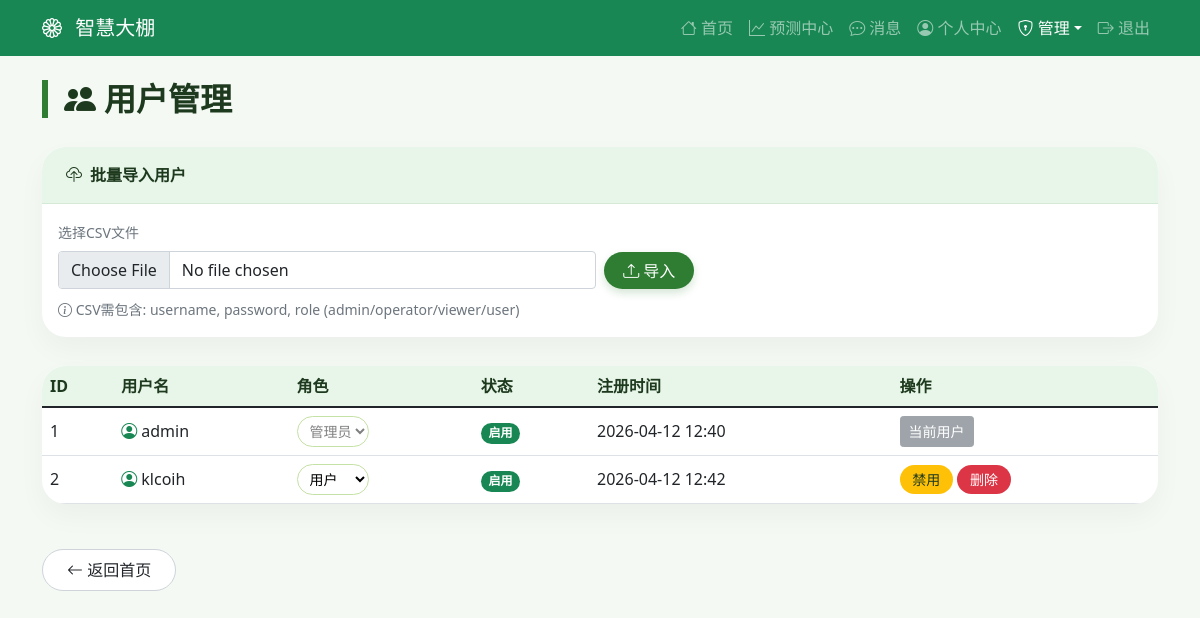
The app's page /admin/users (signed in) with its own data.
### app.py (models this page shows, shortened)
class User(UserMixin, db.Model):
    id = db.Column(db.Integer, primary_key=True)
    username = db.Column(db.String(80), unique=True, nullable=False)
    password_hash = db.Column(db.String(200), nullable=False)
    status = db.Column(db.String(20), default='active')
    role = db.Column(db.String(20), default='user')
    created_at = db.Column(db.DateTime, default=datetime.utcnow)

### app.py (the view)
@app.route('/admin/users')
@login_required
@admin_required
def admin_users():
    users = User.query.order_by(User.id).all()
    return render_template('admin_users.html', users=users)

### app.py (called while the page is built)
@login_manager.user_loader
def load_user(user_id):
    return User.query.get(int(user_id))

def admin_required(f):
    @wraps(f)
    def decorated_function(*args, **kwargs):
        if not current_user.is_authenticated:
            return redirect(url_for('login'))
        if current_user.role != 'admin':
            abort(403)
        return f(*args, **kwargs)
    return decorated_function

### templates/admin_users.html (shortened to what this page needs)
<!DOCTYPE html>
<html lang="zh">
<head>
    <link href="https://cdn.jsdelivr.net/npm/bootstrap@5.1.3/dist/css/bootstrap.min.css" rel="stylesheet">
    <link rel="stylesheet" href="https://cdn.jsdelivr.net/npm/bootstrap-icons@1.11.3/font/bootstrap-icons.min.css">
</head>
<body>
<nav class="navbar navbar-expand-lg navbar-dark bg-success">
    <div class="container">
        <a class="navbar-brand" href="{{ url_for('home') }}"><i class="bi bi-flower1"></i> 智慧大棚</a>
        <div class="collapse navbar-collapse" id="navbarNav">
            <ul class="navbar-nav ms-auto">
                <li class="nav-item"><a class="nav-link" href="{{ url_for('home') }}"><i class="bi bi-house"></i> 首页</a></li>
                <li class="nav-item"><a class="nav-link" href="{{ url_for('predict_center') }}"><i class="bi bi-graph-up"></i> 预测中心</a></li>
                <li class="nav-item"><a class="nav-link" href="{{ url_for('messages') }}"><i class="bi bi-chat-dots"></i> 消息</a></li>
                <li class="nav-item"><a class="nav-link" href="{{ url_for('profile') }}"><i class="bi bi-person-circle"></i> 个人中心</a></li>
                {% if current_user.role in ['admin', 'operator'] %}
                <li class="nav-item dropdown">
                    <a class="nav-link dropdown-toggle active" href="#" role="button" data-bs-toggle="dropdown"><i class="bi bi-shield-lock"></i> 管理</a>
                </li>
                {% endif %}
                <li class="nav-item"><a class="nav-link" href="{{ url_for('logout') }}"><i class="bi bi-box-arrow-right"></i> 退出</a></li>
            </ul>
        </div>
    </div>
</nav>
<div class="container mt-4">
    <div class="page-header">
        <h2><i class="bi bi-people-fill me-2"></i>用户管理</h2>
    </div>
    <div class="card-custom">
        <div class="card-header-custom">
            <i class="bi bi-cloud-upload me-2"></i>批量导入用户
        </div>
        <div class="card-body">
            <form method="post" action="{{ url_for('admin_users_import') }}" enctype="multipart/form-data" class="row g-2 align-items-end">
                <div class="col-md-6">
                    <label class="form-label small text-secondary">选择CSV文件</label>
                    <input type="file" name="csv_file" accept=".csv" class="form-control" required>
                </div>
                <div class="col-md-3">
                    <button type="submit" class="btn btn-primary-custom"><i class="bi bi-upload me-1"></i>导入</button>
                </div>
                <div class="col-12">
                    <small class="text-muted"><i class="bi bi-info-circle"></i> CSV需包含: username, password, role (admin/operator/viewer/user)</small>
                </div>
            </form>
        </div>
    </div>
    <div class="card-custom">
        <div class="card-body p-0">
            <div class="table-responsive">
                <table class="table table-custom align-middle mb-0">
                    <thead>
                        <tr><th>ID</th><th>用户名</th><th>角色</th><th>状态</th><th>注册时间</th><th>操作</th></tr>
                    </thead>
                    <tbody>
                        {% for user in users %}
                        <tr>
                            <td>{{ user.id }}</td>
                            <td><i class="bi bi-person-circle text-success me-1"></i>{{ user.username }}</td>
                            <td>
                                <form method="post" action="{{ url_for('admin_user_role', user_id=user.id) }}" class="d-inline">
                                    <select name="role" class="form-select-sm" onchange="this.form.submit()" {% if user.id == current_user.id %}disabled{% endif %}>
                                        <option value="admin" {% if user.role == 'admin' %}selected{% endif %}>管理员</option>
                                        <option value="user" {% if user.role == 'user' %}selected{% endif %}>用户</option>
                                    </select>
                                </form>
                            </td>
                            <td>
                                {% if user.status == 'active' %}
                                    <span class="badge bg-success rounded-pill">启用</span>
                                {% else %}
                                    <span class="badge bg-secondary rounded-pill">禁用</span>
                                {% endif %}
                            </td>
                            <td>{{ user.created_at.strftime('%Y-%m-%d %H:%M') if user.created_at else '' }}</td>
                            <td>
                                {% if user.id != current_user.id %}
                                <form method="post" action="{{ url_for('admin_user_toggle', user_id=user.id) }}" class="d-inline">
                                    <button type="submit" class="btn btn-warning-custom btn-sm">{% if user.status == 'active' %}禁用{% else %}启用{% endif %}</button>
                                </form>
                                <a href="{{ url_for('admin_delete_user', user_id=user.id) }}" class="btn btn-danger-custom btn-sm" onclick="return confirm('确定删除？')">删除</a>
                                {% else %}
                                <button class="btn btn-secondary btn-sm" disabled>当前用户</button>
                                {% endif %}
                            </td>
                        </tr>
                        {% endfor %}
                    </tbody>
                </table>
            </div>
        </div>
    </div>
    <a href="{{ url_for('home') }}" class="btn btn-outline-secondary-custom mt-3"><i class="bi bi-arrow-left"></i> 返回首页</a>
</div>
</body>
</html>

### templates/admin_users.html (style rules this page uses)
body { background: #f4f9f4; font-family: 'Segoe UI', system-ui, sans-serif; }
.navbar-brand i { margin-right: 8px; }
.page-header { margin-bottom: 1.8rem; }
.page-header h2 { font-weight: 600; color: #1e3a1e; border-left: 6px solid #2e7d32; padding-left: 1rem; }
.card-custom { border: none; border-radius: 24px; background: white; box-shadow: 0 12px 28px rgba(0, 30, 0, 0.04); overflow: hidden; margin-bottom: 1.8rem; }
.card-header-custom { background: #e8f5e9; padding: 1rem 1.5rem; border-bottom: 1px solid rgba(46,125,50,0.1); font-weight: 700; color: #1e3a1e; }
.btn-primary-custom { background: #2e7d32; border: none; border-radius: 30px; padding: 0.4rem 1.2rem; font-weight: 500; color: white; box-shadow: 0 4px 8px rgba(46,125,50,0.2); }
.btn-warning-custom { background: #ffc107; border: none; border-radius: 30px; padding: 0.25rem 0.8rem; font-weight: 500; color: #1e3a1e; }
.btn-danger-custom { background: #dc3545; border: none; border-radius: 30px; padding: 0.25rem 0.8rem; color: white; }
.table-custom th { background: #e8f5e9; color: #1e3a1e; font-weight: 600; }
.form-select-sm { border-radius: 20px; border: 1px solid #c5e1a5; background: white; }
.btn-outline-secondary-custom { border: 1px solid #ced4da; border-radius: 30px; padding: 0.5rem 1.5rem; background: white; }

### records on screen
User: id "1", username "admin", role "管理员", status "启用", created_at "2026-04-12 12:40", shows "当前用户"
User: id "2", username "klcoih", role "用户", status "启用", created_at "2026-04-12 12:42"
